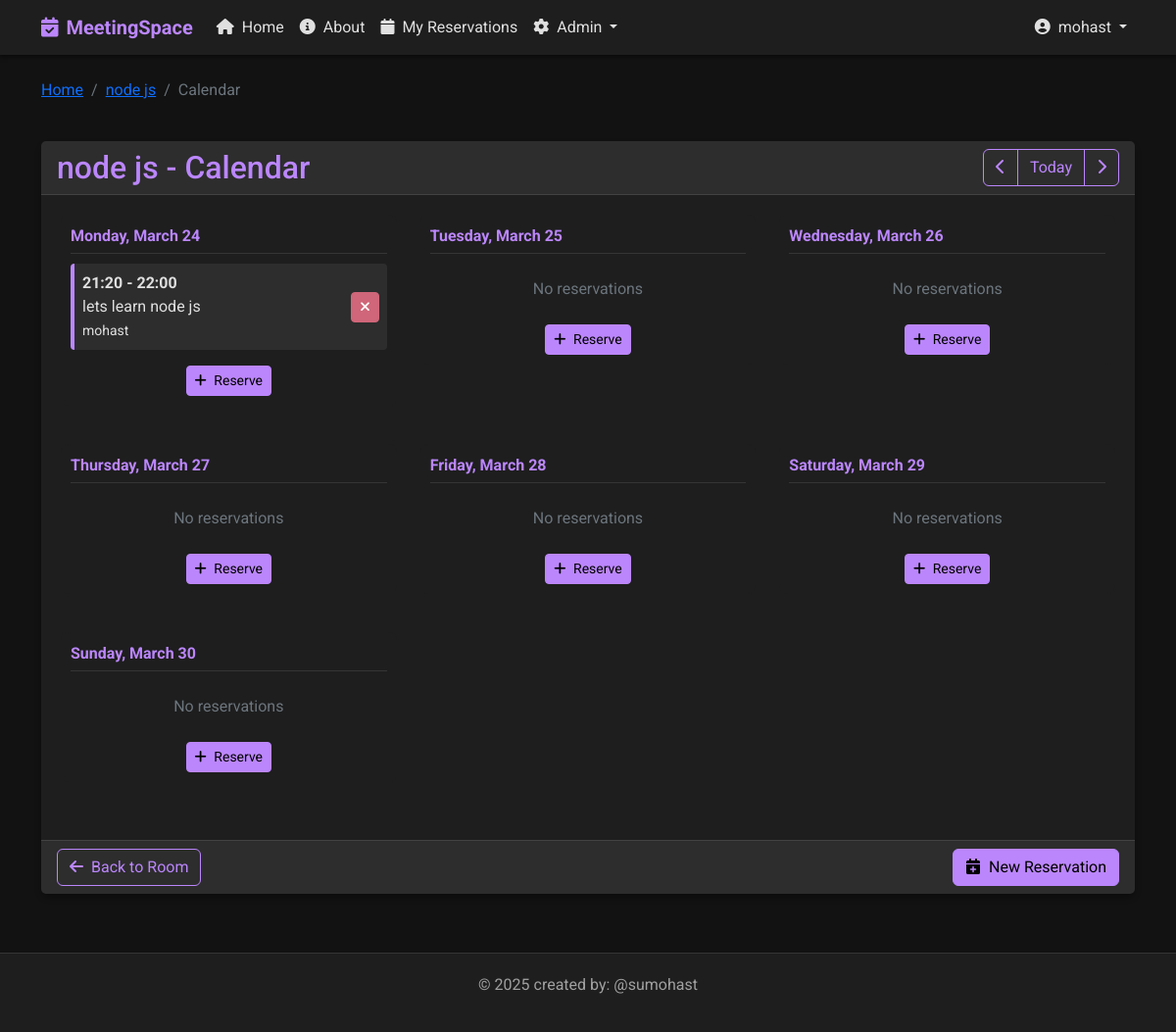
Screenshot of /room/6/calendar/ (signed in) with the database file from the repository.
### base/models.py (models this page shows, shortened)
class Room(models.Model):
    name = models.CharField(max_length=100)
    capacity = models.IntegerField(default=10)
    has_projector = models.BooleanField(default=False)
    has_whiteboard = models.BooleanField(default=False)
    has_video_conference = models.BooleanField(default=False)
    description = models.TextField(null=True, blank=True)
    created = models.DateTimeField(auto_now_add=True)
    updated = models.DateTimeField(auto_now=True)
    class Meta: # this class is used to define metadata for the model , for example when we want to sort the rooms by name
        ordering = ['name']

class Reservation(models.Model):
    participant_count = models.IntegerField(default=1, help_text="Number of participants")
    room = models.ForeignKey(Room, on_delete=models.CASCADE)
    user = models.ForeignKey(User, on_delete=models.CASCADE)
    title = models.CharField(max_length=200)
    description = models.TextField(null=True, blank=True)
    date = models.DateField()
    start_time = models.TimeField()
    end_time = models.TimeField()
    participants_emails = models.TextField(null=True, blank=True,
                                          help_text="Enter email addresses separated by commas")
    reminder_sent = models.BooleanField(default=False) # this field is used to track if a reminder has been sent for this reservation
    created = models.DateTimeField(auto_now_add=True)
    updated = models.DateTimeField(auto_now=True)
    class Meta:
        ordering = ['date', 'start_time']
        constraints = [
            models.UniqueConstraint(
                fields=['room', 'date', 'start_time'],
                name='unique_reservation'
            )
        ]

### base/views.py (the view)
# urls.py: path('room/<str:room_id>/calendar/', views.room_calendar, name="room-calendar"),
@login_required # this decorator ensures that the user is logged in before accessing the view
def room_calendar(request, room_id):
    room = get_object_or_404(Room, id=room_id)
    today = datetime.now().date()
    start_date = request.GET.get('start_date', today.isoformat())
    try:
        start_date = datetime.fromisoformat(start_date).date()
    except ValueError:
        start_date = today
    dates = [start_date + timedelta(days=i) for i in range(7)]
    reservations = Reservation.objects.filter(
        room=room,
        date__gte=dates[0],
        date__lte=dates[-1]
    ).order_by('date', 'start_time')
    reservation_by_date = {}
    for date in dates:
        reservation_by_date[date] = []
    for res in reservations:
        if res.date in reservation_by_date:
            reservation_by_date[res.date].append(res)
    context = {
        'room': room,
        'dates': dates,
        'reservations_by_date': reservation_by_date,
        'prev_week': (dates[0] - timedelta(days=7)).isoformat(),
        'next_week': (dates[0] + timedelta(days=7)).isoformat(),
        'today': today.isoformat(),
    }
    return render(request, 'base/room_calendar.html', context)

### base/templatetags/custom_filters.py (called while the page is built)
@register.filter
def get_item(dictionary, key):
    if dictionary is None:
        return None
    return dictionary.get(key)

### templates/base/room_calendar.html (shortened to what this page needs)
{% extends 'main.html' %}
{% load static %}
{% load custom_filters %}
{% block content %}
<div class="row mb-4">
    <div class="col-12">
        <nav aria-label="breadcrumb">
            <ol class="breadcrumb">
                <li class="breadcrumb-item"><a href="{% url 'home' %}">Home</a></li>
                <li class="breadcrumb-item"><a href="{% url 'room-detail' room.id %}">{{ room.name }}</a></li>
                <li class="breadcrumb-item active">Calendar</li>
            </ol>
        </nav>
    </div>
</div>
<div class="row mb-4">
    <div class="col-12">
        <div class="card">
            <div class="card-header d-flex justify-content-between align-items-center">
                <h2 class="mb-0">{{ room.name }} - Calendar</h2>
                <div class="btn-group">
                    <a href="{% url 'room-calendar' room.id %}?start_date={{ prev_week }}" class="btn btn-outline-primary">
                        <i class="fas fa-chevron-left"></i>
                    </a>
                    <a href="{% url 'room-calendar' room.id %}?start_date={{ today }}" class="btn btn-outline-primary">
                        Today
                    </a>
                    <a href="{% url 'room-calendar' room.id %}?start_date={{ next_week }}" class="btn btn-outline-primary">
                        <i class="fas fa-chevron-right"></i>
                    </a>
                </div>
            </div>
            <div class="card-body">
                <div class="row">
                    {% for date in dates %}
                    <div class="col-md-6 col-lg-4 mb-4">
                        <div class="calendar-day">
                            <div class="calendar-date {% if date == today %}text-primary{% endif %}">
                                {{ date|date:"l, F j" }}
                            </div>
                            {% if reservations_by_date|get_item:date %}
                                {% for reservation in reservations_by_date|get_item:date %}
                                <div class="calendar-event">
                                    <div class="d-flex justify-content-between align-items-center">
                                        <div>
                                            <strong>{{ reservation.start_time|time:"H:i" }} - {{ reservation.end_time|time:"H:i" }}</strong>
                                            <div>{{ reservation.title }}</div>
                                            <small>{{ reservation.user.username }}</small>
                                        </div>
                                        {% if user == reservation.user or user.is_staff %}
                                        <a href="{% url 'cancel-reservation' reservation.id %}" class="btn btn-sm btn-danger">
                                            <i class="fas fa-times"></i>
                                        </a>
                                        {% endif %}
                                    </div>
                                </div>
                                {% endfor %}
                            {% else %}
                                <p class="text-center my-4 text-muted">No reservations</p>
                            {% endif %}
                            {% if user.is_authenticated %}
                            <div class="text-center mt-3">
                                <a href="{% url 'create-reservation' room.id %}?date={{ date|date:'Y-m-d' }}" class="btn btn-sm btn-primary">
                                    <i class="fas fa-plus me-1"></i> Reserve
                                </a>
                            </div>
                            {% endif %}
                        </div>
                    </div>
                    {% endfor %}
                </div>
            </div>
            <div class="card-footer">
                <div class="d-flex justify-content-between">
                    <a href="{% url 'room-detail' room.id %}" class="btn btn-outline-primary">
                        <i class="fas fa-arrow-left me-1"></i> Back to Room
                    </a>
                    {% if user.is_authenticated %}
                    <a href="{% url 'create-reservation' room.id %}" class="btn btn-primary">
                        <i class="fas fa-calendar-plus me-1"></i> New Reservation
                    </a>
                    {% endif %}
                </div>
            </div>
        </div>
    </div>
</div>
{% endblock %}

### templates/main.html (shortened to what this page needs)
{% load static %}
<!DOCTYPE html>
<html lang="en">
<head>
    <link href="https://cdn.jsdelivr.net/npm/bootstrap@5.2.3/dist/css/bootstrap.min.css" rel="stylesheet">
    <link rel="stylesheet" href="https://cdnjs.cloudflare.com/ajax/libs/font-awesome/6.4.0/css/all.min.css">
    <link rel="stylesheet" href="{% static 'css/dark-theme.css' %}">
</head>
<body>
    <nav class="navbar navbar-expand-lg navbar-dark mb-4">
        <div class="container">
            <a class="navbar-brand" href="{% url 'home' %}">
                <i class="fas fa-calendar-check me-2"></i>MeetingSpace
            </a>
            <div class="collapse navbar-collapse" id="navbarNav">
                <ul class="navbar-nav me-auto">
                    <li class="nav-item">
                        <a class="nav-link {% if request.path == '/' %}active{% endif %}" href="{% url 'home' %}">
                            <i class="fas fa-home me-1"></i> Home
                        </a>
                    </li>
                    <li class="nav-item">
                        <a class="nav-link {% if 'about' in request.path %}active{% endif %}" href="{% url 'about' %}">
                            <i class="fas fa-info-circle me-1"></i> About
                        </a>
                    {% if user.is_authenticated %}
                        <li class="nav-item">
                            <a class="nav-link {% if 'my-reservations' in request.path %}active{% endif %}" href="{% url 'user-reservations' %}">
                                <i class="fas fa-calendar me-1"></i> My Reservations
                            </a>
                        </li>
                        {% if user.is_staff %}
                            <li class="nav-item dropdown">
                                <a class="nav-link dropdown-toggle" href="#" role="button" data-bs-toggle="dropdown">
                                    <i class="fas fa-cog me-1"></i> Admin
                                </a>
                            </li>
                        {% endif %}
                    {% endif %}
                </ul>
                <ul class="navbar-nav">
                    {% if user.is_authenticated %}
                        <li class="nav-item dropdown">
                            <a class="nav-link dropdown-toggle" href="#" role="button" data-bs-toggle="dropdown">
                                <i class="fas fa-user-circle me-1"></i> {{ user.username }}
                            </a>
                        </li>
                    {% endif %}
                </ul>
            </div>
        </div>
    </nav>
    <div class="container my-4">
        {% block content %}{% endblock %}
    </div>
    <footer>
        <div class="container">
            <p>&copy; {% now "Y" %} created by: @sumohast </p>
        </div>
    </footer>
</body>
</html>

### static/css/dark-theme.css (style rules this page uses)
:root { --dark-bg: #121212; --dark-surface: #1e1e1e; --dark-surface-2: #2d2d2d; --dark-text: #e0e0e0; --dark-text-secondary: #a0a0a0; --primary: #bb86fc; --primary-variant: #3700b3; --secondary: #03dac6; --error: #cf6679; --success: #4caf50; --warning: #ff9800; --info: #2196f3; }
body { background-color: var(--dark-bg); color: var(--dark-text); font-family: 'Roboto', sans-serif; margin: 0; padding: 0; }
.navbar { background-color: var(--dark-surface); box-shadow: 0 2px 4px rgba(0, 0, 0, 0.5); }
.navbar-brand { color: var(--primary) !important; font-weight: bold; }
.nav-link { color: var(--dark-text) !important; }
.card { background-color: var(--dark-surface); border: none; border-radius: 8px; box-shadow: 0 4px 6px rgba(0, 0, 0, 0.3); margin-bottom: 20px; transition: transform 0.2s, box-shadow 0.2s; }
.card-header { background-color: var(--dark-surface-2); border-bottom: 1px solid rgba(255, 255, 255, 0.1); color: var(--primary); font-weight: bold; }
.card-body { padding: 20px; }
.card-footer { background-color: var(--dark-surface-2); border-top: 1px solid rgba(255, 255, 255, 0.1); }
.btn-primary { background-color: var(--primary); border-color: var(--primary); color: #000; }
.btn-danger { background-color: var(--error); border-color: var(--error); }
.btn-outline-primary { color: var(--primary); border-color: var(--primary); }
.calendar-day { background-color: var(--dark-surface); border-radius: 8px; padding: 10px; margin-bottom: 15px; }
.calendar-date { color: var(--primary); font-weight: bold; border-bottom: 1px solid rgba(255, 255, 255, 0.1); padding-bottom: 5px; margin-bottom: 10px; }
.calendar-event { background-color: var(--dark-surface-2); border-left: 4px solid var(--primary); border-radius: 4px; padding: 8px; margin-bottom: 8px; }
footer { background-color: var(--dark-surface); border-top: 1px solid rgba(255, 255, 255, 0.1); color: var(--dark-text-secondary); margin-top: 40px; padding: 20px 0; text-align: center; }

### rows the page displays
Room: name "node js"
Reservation: start_time "21:20", end_time "22:00", title "lets learn node js", user.username "mohast"

### other values shown
{{ user.username }} "mohast"
{{ date|date:"l, F j" }} "Monday, March 24" "Tuesday, March 25" "Wednesday, March 26" "Thursday, March 27" "Friday, March 28" "Saturday, March 29" "Sunday, March 30"
